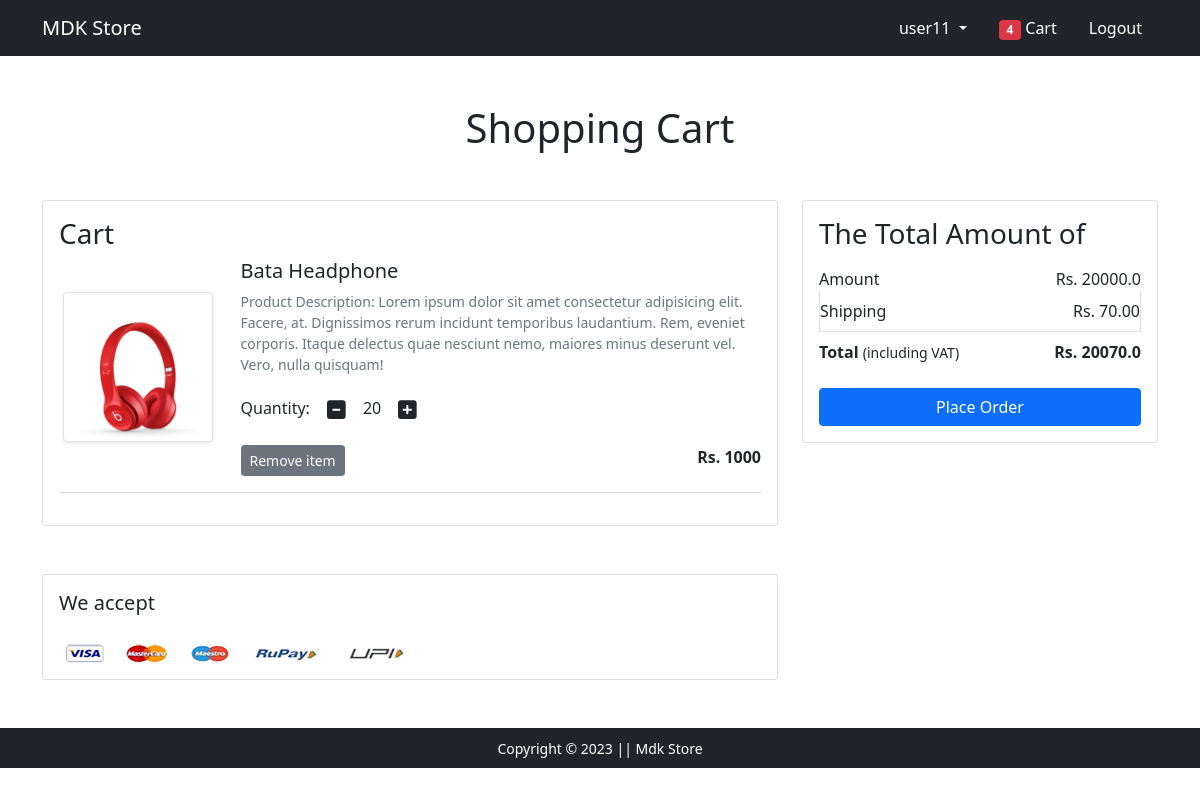
Page /cart/ (signed in) on the earlier database version.
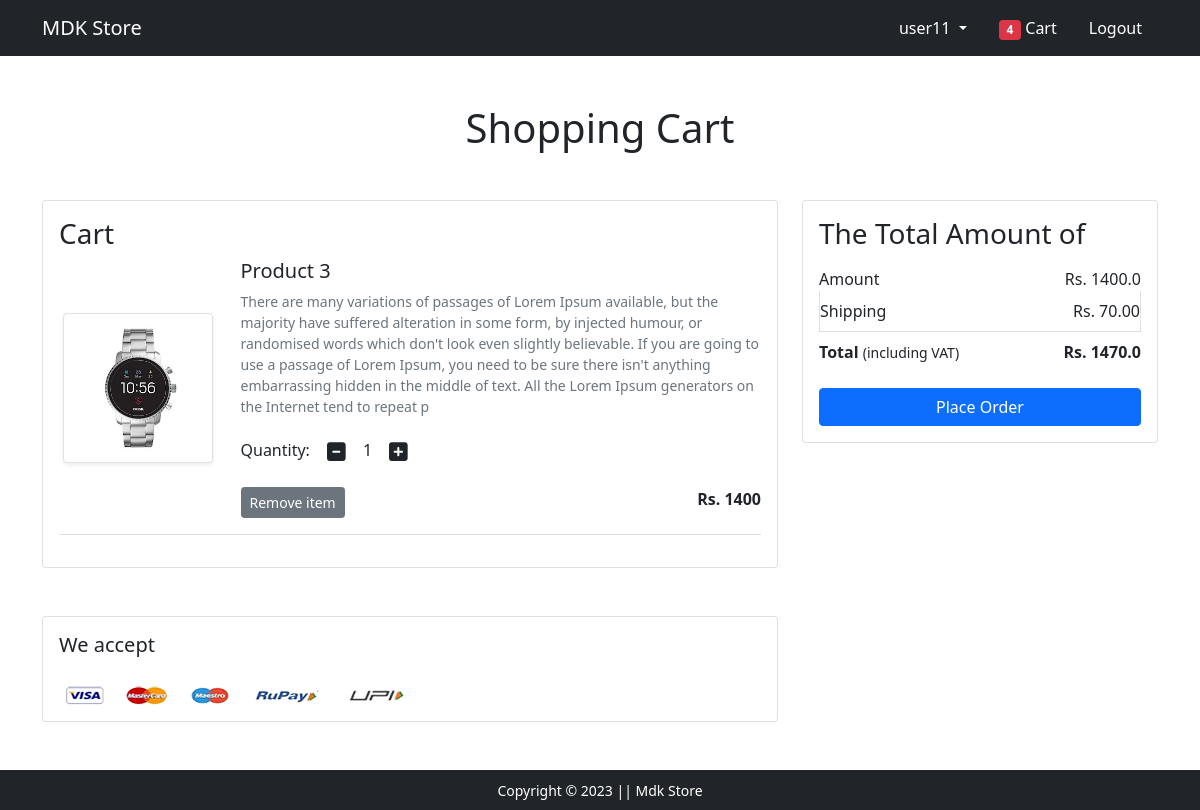
Same page on the later database version.
### app/models.py (models this page shows, shortened)
class Cart(models.Model):
    user=models.ForeignKey(User, on_delete=models.CASCADE , related_name='user_cart')
    Item=models.ForeignKey(AllProducts, on_delete=models.CASCADE)
    Quantity=models.IntegerField(default=1)

class AllProducts(models.Model):
    title=models.CharField(max_length=200)
    desc=models.CharField(max_length=400)
    img=models.ImageField(upload_to='imgs')
    stock=models.IntegerField()
    available=models.BooleanField()
    price=models.IntegerField()

### app/views.py (the view)
# urls.py: path('cart/', views.show_cart , name='cart'),
@login_required(login_url='login')
def show_cart(request):
    if request.user.is_authenticated:
        user=request.user
        cart=Cart.objects.filter(user=user)
        amount=0.00
        shipping_amount=70.0
        total_amount=0.0
        cart_product=[p for p in Cart.objects.all() if p.user==user]
        if cart_product:
            for p in cart_product:
                temp_amount=(p.Quantity*p.Item.price)
                amount +=temp_amount
                total_amount=amount+shipping_amount
                print(temp_amount)
            context={
                'carts':cart,
                'tempamount':temp_amount,
                'amount':amount,
                'total_amount':total_amount,
            }
            return render(request, 'app/addtocart.html' , context)
        else:
            return render(request, 'app/emptycart.html')

### app/templates/app/addtocart.html (shortened to what this page needs)
{% extends 'app/base.html' %}
{% load static %}
{% block main-content %}
<div class="container my-5">
 <div class="row">
  <h1 class="text-center mb-5">Shopping Cart</h1>
  <div class="col-sm-8">
  <div class="card">
   <div class="card-body">
    <h3>Cart</h3>
    {% for cart in carts %}
    <div class="row">
     <div class="col-sm-3 text-center align-self-center"><img src="{{cart.Item.img.url}}" alt="" srcset="" class="img-fluid img-thumbnail shadow-sm" height="150" width="150"> </div>
     <div class="col-sm-9">
      <div>
       <h5>{{cart.Item.title}}</h5>
       <p class="mb-2 text-muted small">{{cart.Item.desc}}</p>
       <div class="my-3">
        <label for="quantity">Quantity:</label>
        <a class="minus-cart btn" pid="{{cart.Item.id}}"><i class="fas fa-minus-square fa-lg"></i></a>
          <span id="quantity">{{cart.Quantity}}</span>
        <a class="plus-cart btn" pid="{{cart.Item.id}}"><i class="fas fa-plus-square fa-lg"></i></a>
       </div>
       <div class="d-flex justify-content-between">
        <a href="#" class="btn btn-sm btn-secondary mr-3 remove" pid="{{cart.Item.id}}">Remove item </a>
        <p class="mb-0"><span><strong id="itemPrice">Rs. {{cart.Item.price}}</strong></span></p>
       </div>
      </div>
     </div>
    </div>
    <hr class="text-muted">
    {% endfor %}
   </div>
   </div>
  </div>
  <div class="col-sm-4">
   <div class="card">
    <div class="card-body">
      <h3>The Total Amount of</h3>
      <ul class="list-group">
       <li class="list-group-item d-flex justify-content-between align-items-center border-0 px-0 pb-0">Amount<span id="am">Rs. {{amount}}</span></li>
       <li class="list-group-item d-flex justify-content-between align-items-center px-0">Shipping<span>Rs. 70.00</span></li>
       <li class="list-group-item d-flex justify-content-between align-items-center border-0 px-0 mb-3">
        <div>
           <strong>Total</strong> <small>(including VAT)</small>
         </div>
         <span><strong id="tm">Rs. {{total_amount}}</strong></span>
       </li>
      </ul>
      <div class="d-grid"><a href="{% url 'checkout' %}" class="btn btn-primary">Place Order</a></div>
    </div>
   </div>
  </div>
 </div>
</div>
<div class="container">
 <div class="row">
  <div class="col-sm-8">
   <div class="card">
    <div class="card-body">
      <h5 class="mb-4">We accept</h5>
      <img src="{% static 'app/images/payment.png' %}" alt="" class="img-fluid">
    </div>
  </div>
  </div>
 </div>
</div>
{% endblock main-content %}

### app/templates/app/base.html (shortened to what this page needs)
<!doctype html>
{% load static %}
<html lang="en">
  <head>
    <link href="https://cdn.jsdelivr.net/npm/bootstrap@5.0.0-beta1/dist/css/bootstrap.min.css" rel="stylesheet">
    <link rel="stylesheet" href="{% static 'app/css/owl.carousel.min.css' %}">
    <link rel="stylesheet" href="{% static 'app/css/all.min.css' %}">
    <link rel="stylesheet" href="{% static 'app/css/style.css' %}">
  </head>
  <body>
    <nav class="navbar navbar-expand-lg navbar-dark bg-dark">
     <div class="container">
       <a class="navbar-brand" href="/">MDK Store</a>
       <div class="collapse navbar-collapse" id="navbarSupportedContent">
         <div>
          <ul class="navbar-nav me-auto mb-2 mb-lg-0">
           <li class="nav-item dropdown mx-2">
              <a class="nav-link dropdown-toggle text-white" href="#" id="profileDropdown" role="button" data-bs-toggle="dropdown" aria-expanded="false">
                {% if request.user %}
                {{request.user}}
                {% else %}
                <p>No user</p>
                {% endif %}
              </a>
            </li>
            <li class="nav-item mx-2">
             <a href="{% url 'cart' %}" class="nav-link text-white"><span class="badge bg-danger">4</span> Cart </a>
            </li>
            {% if request.user.is_anonymous %}
            <li class="nav-item mx-2">
             <a href="{% url 'login' %}" class="nav-link text-white">Login</a>
            </li>
            <li class="nav-item mx-2">
             <a href="{% url 'customerregistration' %}" class="nav-link text-white">Registration</a>
            </li>
            {% else %}
            <li class="nav-item mx-2">
              <a href="{% url 'logout' %}" class="nav-link text-white">Logout</a>
             </li>
            {% endif %}
          </ul>
         </div>
       </div>
     </div>
    </nav>
    {% block main-content %} {% endblock main-content %}
    <footer class="container-fluid bg-dark text-center p-2 mt-5">
        <small class="text-white">Copyright &copy; 2023  || Mdk Store </small>
    </footer>
  </body>
</html>

Differences in the rows shown:
removed Cart: Item.img (picture), Item "Bata Headphone", Item.desc "Product Description: Lorem ipsum dolor sit amet consectetur adipisicing elit. Facere, at. Dignissimos rerum incidunt temporibus laudantium. Rem, eveniet corporis. Itaque delectus quae nesciunt nemo, maiores minus deserunt vel. Vero, nulla quisquam!", Quantity "20", Item.price "1000"
added Cart: Item.img (picture), Item "Product 3", Item.desc "There are many variations of passages of Lorem Ipsum available, but the majority have suffered alteration in some form, by injected humour, or randomised words which don't look even slightly believable. If you are going to use a passage of Lorem Ipsum, you need to be sure there isn't anything embarrassing hidden in the middle of text. All the Lorem Ipsum generators on the Internet tend to repeat p", Quantity "1", Item.price "1400"
Other differences:
{{ amount }}: "20000.0" → "1400.0"
{{ total_amount }}: "20070.0" → "1470.0"
